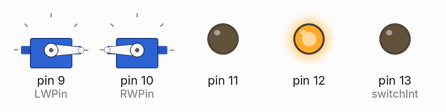
Recording of a sketch running on a simulated Arduino Uno, built with avr-gcc and run on an emulated ATmega328P. On the bench: 2 × servo, output pins drawn as LEDs (lit = HIGH).

Above: at 0.1 s.
At 4.1 s:
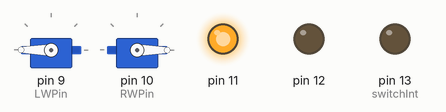
At 10.1 s:
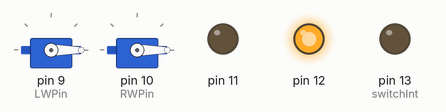
At 19.1 s:
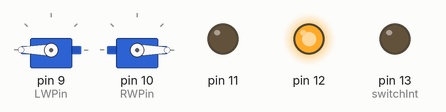
At 30.1 s:
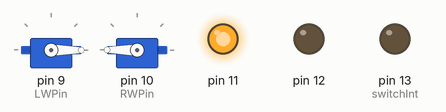
At 38.1 s:
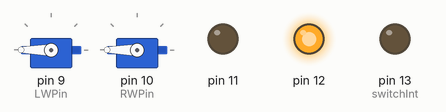
Timing chart, 0 to 39.6 s (numbered marks = the images above):
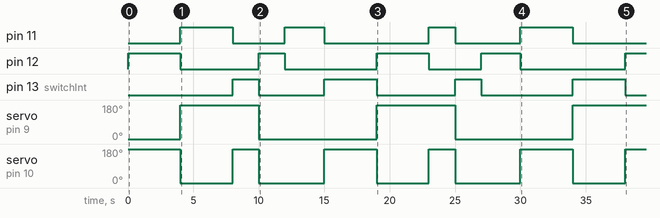

Measured:
- by itself, pin 11: LOW → HIGH at 4.0 s, → LOW 4.0 s later, → HIGH 4.0 s later, → LOW 3.0 s later, … (8 changes in this stretch)
- by itself, pin 12: LOW → HIGH at 0.00 s, → LOW 4.0 s later, → HIGH 6.0 s later, → LOW 2.0 s later, … (9 changes in this stretch)
- by itself, pin 13 (switchInt): LOW → HIGH at 8.0 s, → LOW 2.0 s later, → HIGH 5.0 s later, → LOW 4.0 s later, … (8 changes in this stretch)
- by itself, servo on pin 9 (LWPin): alternates 180° for 6.0 s and 0° for 9.0 s
- by itself, servo on pin 10 (RWPin): repeats every 15.0 s: 180° 2.0 s, 0° 5.0 s, 180° 4.0 s, 0° 4.0 s

The sketch:

MotorController_With_Lights.ino
```cpp
// This code is based on a program called "Sweep"
// by BARRAGAN <http://barraganstudio.com>
// (which is an example placed in the public domain found under the example menu of the Arduino IDE)
// and we also utilize the Servo.h Library

//Creative commons license for my modifications
//
//I created additional functions created for handling continuous-rotation-servos as motors
//Forward, Backward, RotateLeft, RotateRight, Stop, and attachServo
//by gskielian  < http://www.kielian.net >

double ForwardSpeed = 100.0;
double RotateSpeed = 100.0;
double BackwardSpeed = 100.0;

#include <Servo.h>

Servo LeftWheel;  // create servo object to control a servo
Servo RightWheel;  // create servo object to control a servo

// Note: a maximum of eight servo objects can be created

int LWPin = 9; //set the pin number for your left servo-motors (just change the number if not pin 9)
int RWPin = 10; //right-wheel control pin

int switchInt = 13;

void setup()
{
  pinMode(13,OUTPUT);
  pinMode(12,OUTPUT);
  pinMode(11,OUTPUT);
  LeftWheel.attach( LWPin );  //  Connects LeftWheel to the pin LWPin
  RightWheel.attach( RWPin );  // Connects another wheel to be controlled by the pin RWPin

}


void loop()
{

     Switch();
     Forward(4); // Full steam ahead!
     Switch();
     Backward(4);
     Switch();
     RotateLeft(2);
     Switch();
     RotateRight(2);
     Switch();
     Stop(3);
}


void Switch () {
  digitalWrite(switchInt, LOW);
  switchInt = (switchInt % 3) + 11;
  digitalWrite(switchInt, HIGH);
}


void Forward(double seconds)
{
    double speed = ForwardSpeed;

     attachServos(); //in case we disconnected them

     //The CRS thinks it is always at 90 degrees
     //if you tell it to go to 180 degrees it will go really fast clock-wise
     //0 degrees really quickly counterclockwise
     // 95 really slowly clockwise

    double leftspeed = (-speed/100.0*90.0 + 90) ;
    double rightspeed = (speed/100.0*90.0 + 90) ;  // translates it to servo-speak (servo input is from 0-180)

    LeftWheel.write( (int) leftspeed);
    RightWheel.write((int) rightspeed); // Right wheel is backwards

   //delay wants an integer number of milliseconds, we turn seconds to milliseconds
   //then we turn the result into an int
   delay((int) (seconds*1000));
}


void Backward ( double seconds)
{
    double speed = BackwardSpeed;

    attachServos(); //in case we disconnected them

    double leftspeed = (speed/100.0*90.0 + 90) ;
    double rightspeed = (-speed/100.0*90.0 + 90) ;  // translates it to servo-speak (servo input is from 0-180)

    LeftWheel.write( (int) leftspeed);
    RightWheel.write((int) rightspeed);

    delay((int) (seconds*1000));
}


void RotateLeft (double seconds)
{
    double speed = RotateSpeed;

    attachServos(); //in case we disconnected them

    double leftspeed = (speed/100.0*90.0 + 90) ;  // translates it to servo-speak (servo input is from 0-180)
    double rightspeed = (speed/100.0*90.0 + 90) ;  // translates it to servo-speak (servo input is from 0-180)

    LeftWheel.write((int) leftspeed);
    RightWheel.write((int) rightspeed);
    delay((int) (seconds*1000));
}

void RotateRight (double seconds)
{
    double speed = RotateSpeed;

    attachServos(); //in case we disconnected them

    double leftspeed =  (-speed/100.0*90.0 + 90) ;  // translates it to servo-speak (servo input is from 0-180)
    double rightspeed =  (-speed/100.0*90.0 + 90) ;  // translates it to servo-speak (servo input is from 0-180)

    LeftWheel.write((int) leftspeed);
    RightWheel.write((int) rightspeed);

    delay((int) (seconds*1000));
}


void Stop( double seconds)
{
  LeftWheel.detach();  //to stop the motors, we have the Arduino stop sending signals entirely
  RightWheel.detach();

  delay((int) (seconds*1000));
}


void attachServos()
{
   LeftWheel.attach(LWPin);
   RightWheel.attach(RWPin);
}
```
